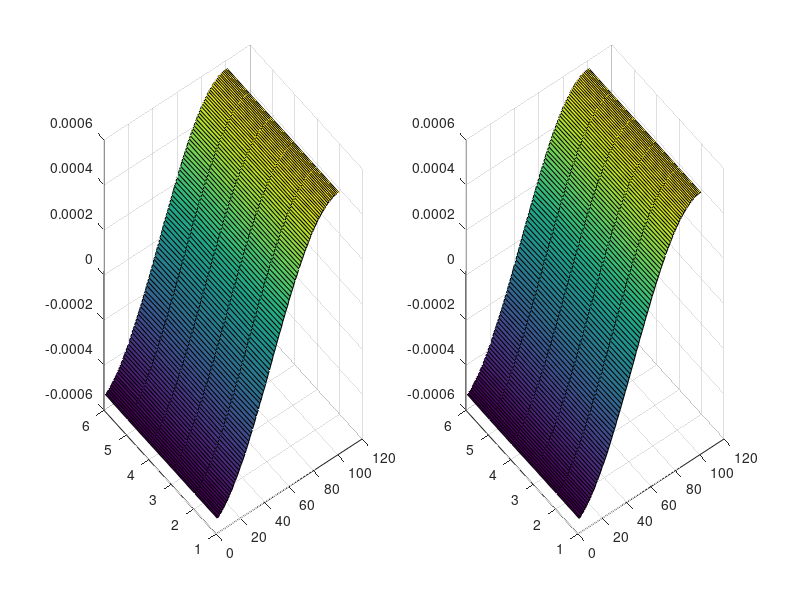
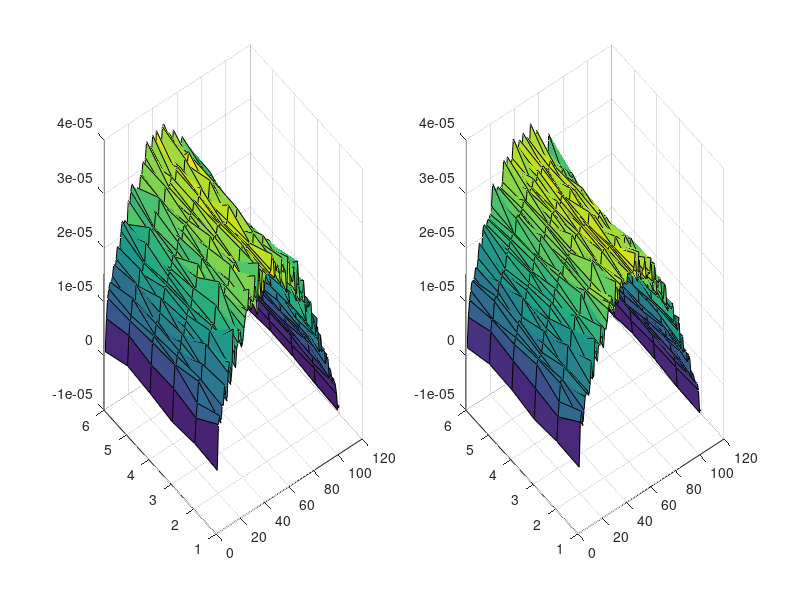
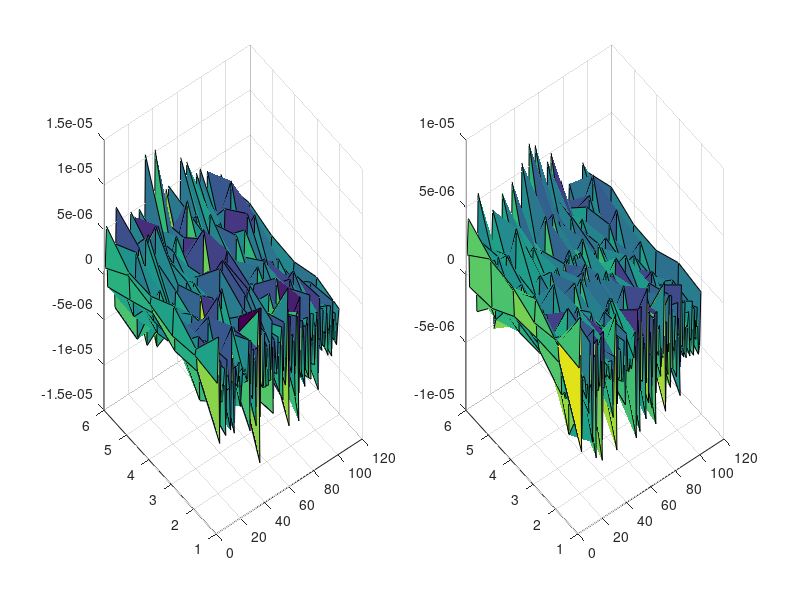

Recreate these plots in MATLAB, in order.
etaver1 = dlmread('dgfd_ver1.txt');
etaver2 = dlmread('dgfd_ver2.txt');
for k = 1:length(etaver1(:,1))
    eta1(etaver1(k,1),etaver1(k,2)) = etaver1(k,3);
    eta2(etaver2(k,1),etaver2(k,2)) = etaver2(k,3);
end

% etalng = [eta1(:,1) eta1 eta1(:,end)];
% for k = 1:length(eta1(:,1))
%     for iter = 1:20
%         etalng(k,:) = smooth(etalng(k,:))';
%     end
% end

% eta1 = etalng(:,2:end-1);
etalng = [eta1(:,1) eta1 eta1(:,end)];
eta1x = (etalng(:,3:end)-etalng(:,1:end-2));
% eta1x = eta1(:,2:end)-eta1(:,1:end-1);
etalng = [eta2(:,1) eta2 eta2(:,end)];
eta2x = (etalng(:,3:end)-etalng(:,1:end-2));
% eta2x = eta2(:,2:end)-eta2(:,1:end-1);


figure(1)
subplot(1,2,1)
surf(eta1)
subplot(1,2,2)
surf(eta2)

figure(2)
subplot(1,2,1)
surf(eta1x)
subplot(1,2,2)
surf(eta2x)

etalng = [eta1(:,1) eta1 eta1(:,end)];
eta1xx = (etalng(:,3:end)-2*etalng(:,2:end-1)+etalng(:,1:end-2));
etalng = [eta2(:,1) eta2 eta2(:,end)];
eta2xx = (etalng(:,3:end)-2*etalng(:,2:end-1)+etalng(:,1:end-2));

figure(3)
subplot(1,2,1)
surf(eta1xx)
subplot(1,2,2)
surf(eta2xx)

return
%%
tmp = dlmread('prestest.txt');

for k = 1:length(tmp(:,1))
    eta_tst(tmp(k,1),tmp(k,2)) = tmp(k,3);
    u_tst(tmp(k,1),tmp(k,2)) = tmp(k,4);
    v_tst(tmp(k,1),tmp(k,2)) = tmp(k,5);
    pd_tst(tmp(k,1),tmp(k,2)) = tmp(k,6);
    pb_tst(tmp(k,1),tmp(k,2)) = tmp(k,7);
end

figure(1)
surf(eta_tst);shading interp

figure(2)
surf(-pd_tst/9.81);shading interp

figure(3)
surf(u_tst); shading interp

figure(4)
surf(v_tst); shading interp


etalng = [eta_tst(:,1) eta_tst eta_tst(:,end)];
eta_tst_x = (etalng(:,3:end)-etalng(:,1:end-2))/2/.1;
eta_tst_xx = (etalng(:,3:end)-2*etalng(:,2:end-1)+etalng(:,1:end-2))/.1/.1;

figure(5)
surf(eta_tst_x); shading interp
figure(6)
surf(eta_tst_xx); shading interp